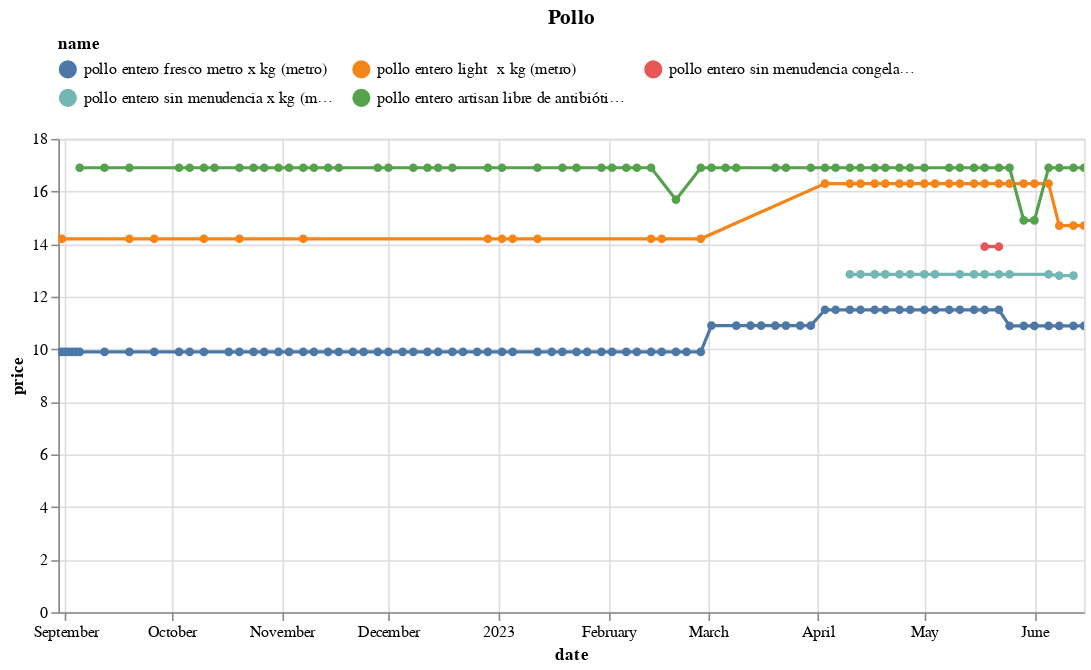

The notebook cell this image was saved under:
### Code cell
(df
 .loc[df.name.isin(names)]
 .pipe(alt.Chart)
 .mark_line(point=True)
 .encode(x='date', y='price', color='name', tooltip=['name','price'])
 .properties(width=650, title='Pollo')
 .interactive()
 .configure_legend(orient='top', columns=3)
)

### Figure 1 — Vega-Lite specification as saved in the notebook (floating-point values rounded to 4 significant figures; data arrays with more than 128 entries replaced by an {"elided": "..."} marker saying what was removed)
{"config": {"view": {"continuousWidth": 300, "continuousHeight": 300}, "legend": {"columns": 3, "orient": "top"}}, "data": {"name": "data-9823777de94e21b5f6e11c468f05a3a5"}, "mark": {"type": "line", "point": true}, "encoding": {"color": {"field": "name", "type": "nominal"}, "tooltip": [{"field": "name", "type": "nominal"}, {"field": "price", "type": "quantitative"}], "x": {"field": "date", "type": "temporal"}, "y": {"field": "price", "type": "quantitative"}}, "params": [{"name": "param_13", "select": {"type": "interval", "encodings": ["x", "y"]}, "bind": "scales"}], "title": "Pollo", "width": 650, "$schema": "https://vega.github.io/schema/vega-lite/v5.8.0.json", "datasets": {"data-9823777de94e21b5f6e11c468f05a3a5": {"elided": "195 records"}}}
